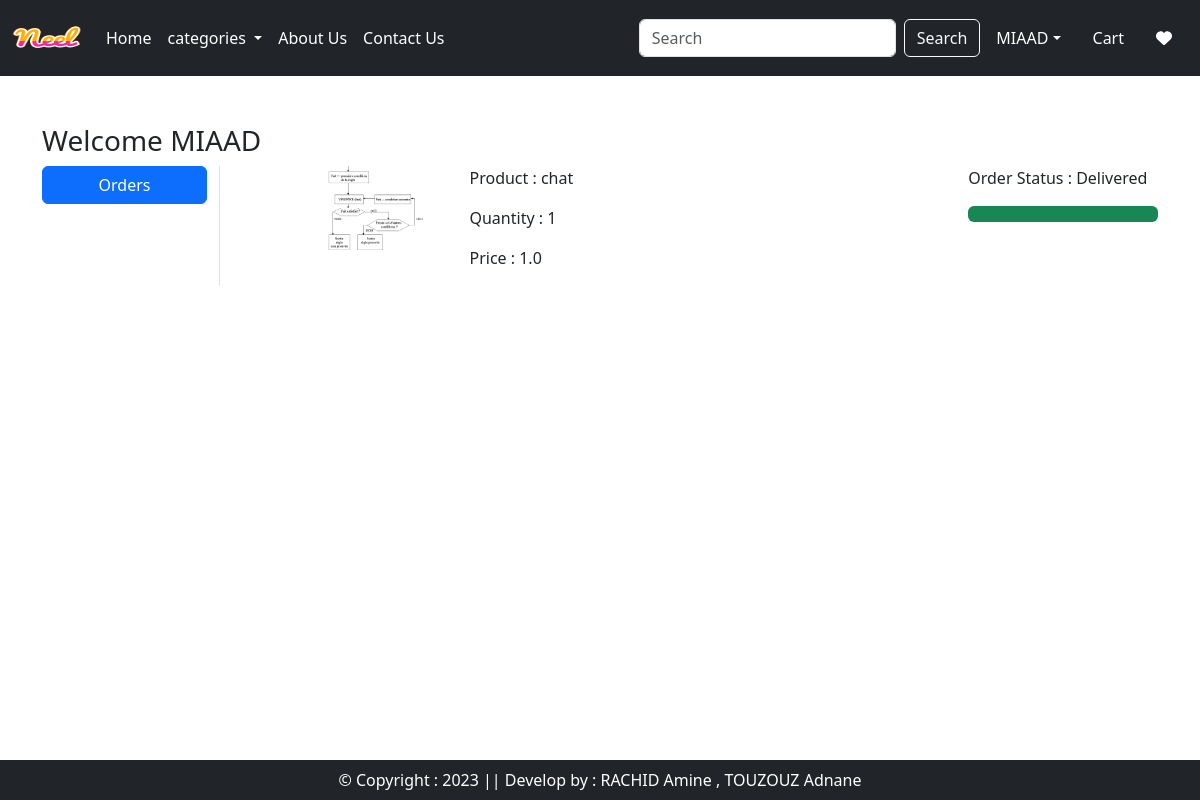
Screenshot of /orders/ (signed in) with the database file from the repository.
### app/models.py (models this page shows, shortened)
class OrderPlaced(models.Model):
    user = models.ForeignKey(User,on_delete=models.CASCADE)
    customer = models.ForeignKey(Customer,on_delete=models.CASCADE)
    product = models.ForeignKey(Product,on_delete=models.CASCADE)
    quantity = models.PositiveIntegerField(default=1)
    ordered_date = models.DateTimeField(auto_now_add=True)
    status = models.CharField(max_length=50,choices=STATUS_CHOICES, default="Pending")
    payment = models.ForeignKey(Payment,on_delete=models.CASCADE,default="")
    @property
    def total_cost(self):
        return self.quantity * self.product.discounted_price

class Product(models.Model):
    title = models.CharField(max_length=100)
    selling_price = models.FloatField()
    discounted_price = models.FloatField()
    description = models.TextField()
    composition = models.TextField(default='')
    prodapp = models.TextField(default='')
    category = models.CharField(choices=CATEGORY_CHOICES, max_length=2)
    product_image = models.ImageField(upload_to='product')

### app/views.py (the view)
# urls.py: path("orders/", views.orders, name="orders"),
@login_required
def orders(request):
    totalitem = 0
    wishitem=0
    if request.user.is_authenticated:
        totalitem = len(Cart.objects.filter(user=request.user))
        wishitem = len(Wishlist.objects.filter(user=request.user))
    order_placed=OrderPlaced.objects.filter(user=request.user)
    return render(request, "app/orders.html",locals())

### app/templates/app/orders.html (shortened to what this page needs)
{% extends 'app/base.html' %}
{% load static %}
{% block main-content %}
<div class="container my-5">
    <div class='row'>
        <h3>Welcome <span class="text-capitalize">{{request.user}}</span></h3>
        <div class="col-sm-2 border-end">
            <ul class="list-unstyled">
                <li class="d-grid"><a href="{% url "orders" %}" class="btn btn-primary">Orders</a></li>
            </ul>
        </div>
        <div class="col-sm-9 offset-sm-1">
            {% for op in order_placed %}
            <div class="row">
                <div class="col-sm-2">
                    <img src="{{op.product.product_image.url}}" class="img-fluid" height="100" width="100"/>
                </div>
                <div class="col-sm-7">
                    <p>Product : {{op.product.title}}</p>
                    <p>Quantity : {{op.quantity}}</p>
                    <p>Price : {{op.total_cost}}</p>
                </div>
                <div class="col-sm-3">
                    <p> Order Status : {{op.status}}</p>
                    {% if op.status == "Delivered" %}
                    <div class="progress">
                        <div class="progress-bar bg-success" role="progressbar" style="width: 100%" aria-valuenow="100" aria-valuemin="0" aria-valuemax="100"></div>
                    </div>
                    {% endif %}
                </div>
            </div>
            {% endfor %}
        </div>
    </div>
</div>
{% endblock main-content %}

### app/templates/app/base.html (shortened to what this page needs)
<!DOCTYPE html>
{% load static%}
<html lang="en">
<head>
    <link rel="stylesheet" href="https://cdnjs.cloudflare.com/ajax/libs/font-awesome/4.7.0/css/font-awesome.min.css">
    <link href="https://cdn.jsdelivr.net/npm/bootstrap@5.3.0-alpha1/dist/css/bootstrap.min.css" rel="stylesheet">
    <link rel="stylesheet" href="{% static 'app/css/owl.carousel.min.css' %}" />
    <link rel="stylesheet" href="{% static 'app/css/all.min.css' %}" />
    <link rel="stylesheet" href="{% static 'app/css/style.css' %}" />
</head>
<body>
    <nav class="navbar navbar-expand-lg navbar-dark bg-dark">
        <div class="container-fluid">
          <a class="navbar-brand" href="#">
            <img src="{% static "app/images/Neel.png" %}" width="70" height="50" />
          </a>
          <div class="collapse navbar-collapse" id="navbarSupportedContent">
            <ul class="navbar-nav me-auto mb-2 mb-lg-0">
              {% if request.user.is_authenticated %}
              <li class="nav-item">
                <a class="nav-link active" aria-current="page" href="/">Home</a>
              </li>
              <li class="nav-item dropdown">
                <a class="nav-link dropdown-toggle active" href="#" role="button" data-bs-toggle="dropdown" aria-expanded="false">
                  categories
                </a>
              </li>
              <li class="nav-item">
                <a class="nav-link text-white" href="{% url 'about' %}">About Us</a>
              </li>
              <li class="nav-item">
                <a class="nav-link text-white" href="{% url 'contact' %}">Contact Us</a>
              </li>
            </ul>
            <form class="d-flex" role="search" action="/search">
              <input class="form-control me-2" type="search" placeholder="Search" name="search" aria-label="Search">
              <button class="btn btn-outline-light" type="submit">Search</button>
            </form>
          </div>
          <ul class="navbar-nav me-auto mb-2 mb-lg-0">
            <li class="nav-item dropdown mx-2">
              <a class="nav-link dropdown-toggle text-white"  href="#" id="profileDropdown" role="button" data-bs-toggle="dropdown" aria-expanded="false">{{request.user.username}}</a>
            </li>
            <li class="nav-item mx-2">
                <a href="{% url 'showcart' %}" class="nav-link text-white" > Cart</a>
            </li>
            <li class="nav-item mx-2">
                <a href="{% url 'showwishlist' %}" class="nav-link text-white" > <i class="fa fa-heart"></i></a>
            </li>
            {% endif %}
           </ul>
        </div>
      </nav>
      {% block main-content %}{% endblock main-content %}
      <footer class="container-fluid fixed-bottom text-white bg-dark text-center p-2 mt-5">
        &copy; Copyright : 2023 || Develop by : RACHID Amine , TOUZOUZ Adnane
      </footer>
</body>
</html>

### rows the page displays
OrderPlaced: product.product_image (picture), product "chat", quantity "1", total_cost "1.0", status "Delivered"

### other values shown
{{ request.user.username }} "MIAAD"
{{ request.user }} "MIAAD"
